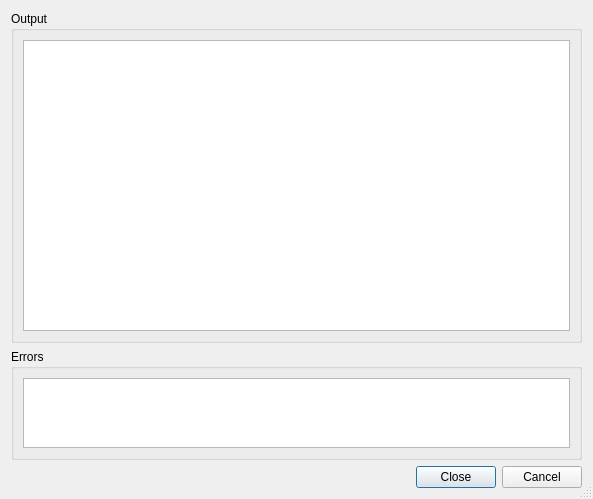
<?xml version="1.0" encoding="UTF-8"?>
<ui version="4.0">
 <class>SvnDialog</class>
 <widget class="QDialog" name="SvnDialog">
  <property name="geometry">
   <rect>
    <x>0</x>
    <y>0</y>
    <width>593</width>
    <height>499</height>
   </rect>
  </property>
  <property name="windowTitle">
   <string>Subversion</string>
  </property>
  <property name="sizeGripEnabled">
   <bool>true</bool>
  </property>
  <layout class="QVBoxLayout">
   <item>
    <widget class="QGroupBox" name="outputGroup">
     <property name="sizePolicy">
      <sizepolicy hsizetype="Preferred" vsizetype="Expanding">
       <horstretch>0</horstretch>
       <verstretch>3</verstretch>
      </sizepolicy>
     </property>
     <property name="title">
      <string>Output</string>
     </property>
     <layout class="QVBoxLayout">
      <item>
       <widget class="QTextEdit" name="resultbox">
        <property name="readOnly">
         <bool>true</bool>
        </property>
        <property name="acceptRichText">
         <bool>false</bool>
        </property>
       </widget>
      </item>
     </layout>
    </widget>
   </item>
   <item>
    <widget class="QGroupBox" name="errorGroup">
     <property name="sizePolicy">
      <sizepolicy hsizetype="Preferred" vsizetype="Expanding">
       <horstretch>0</horstretch>
       <verstretch>1</verstretch>
      </sizepolicy>
     </property>
     <property name="title">
      <string>Errors</string>
     </property>
     <layout class="QVBoxLayout">
      <item>
       <widget class="QTextEdit" name="errors">
        <property name="readOnly">
         <bool>true</bool>
        </property>
        <property name="acceptRichText">
         <bool>false</bool>
        </property>
       </widget>
      </item>
     </layout>
    </widget>
   </item>
   <item>
    <widget class="QDialogButtonBox" name="buttonBox">
     <property name="orientation">
      <enum>Qt::Horizontal</enum>
     </property>
     <property name="standardButtons">
      <set>QDialogButtonBox::Cancel|QDialogButtonBox::Close</set>
     </property>
    </widget>
   </item>
  </layout>
 </widget>
 <pixmapfunction>qPixmapFromMimeSource</pixmapfunction>
 <tabstops>
  <tabstop>resultbox</tabstop>
  <tabstop>errors</tabstop>
  <tabstop>buttonBox</tabstop>
 </tabstops>
 <resources/>
 <connections/>
</ui>
